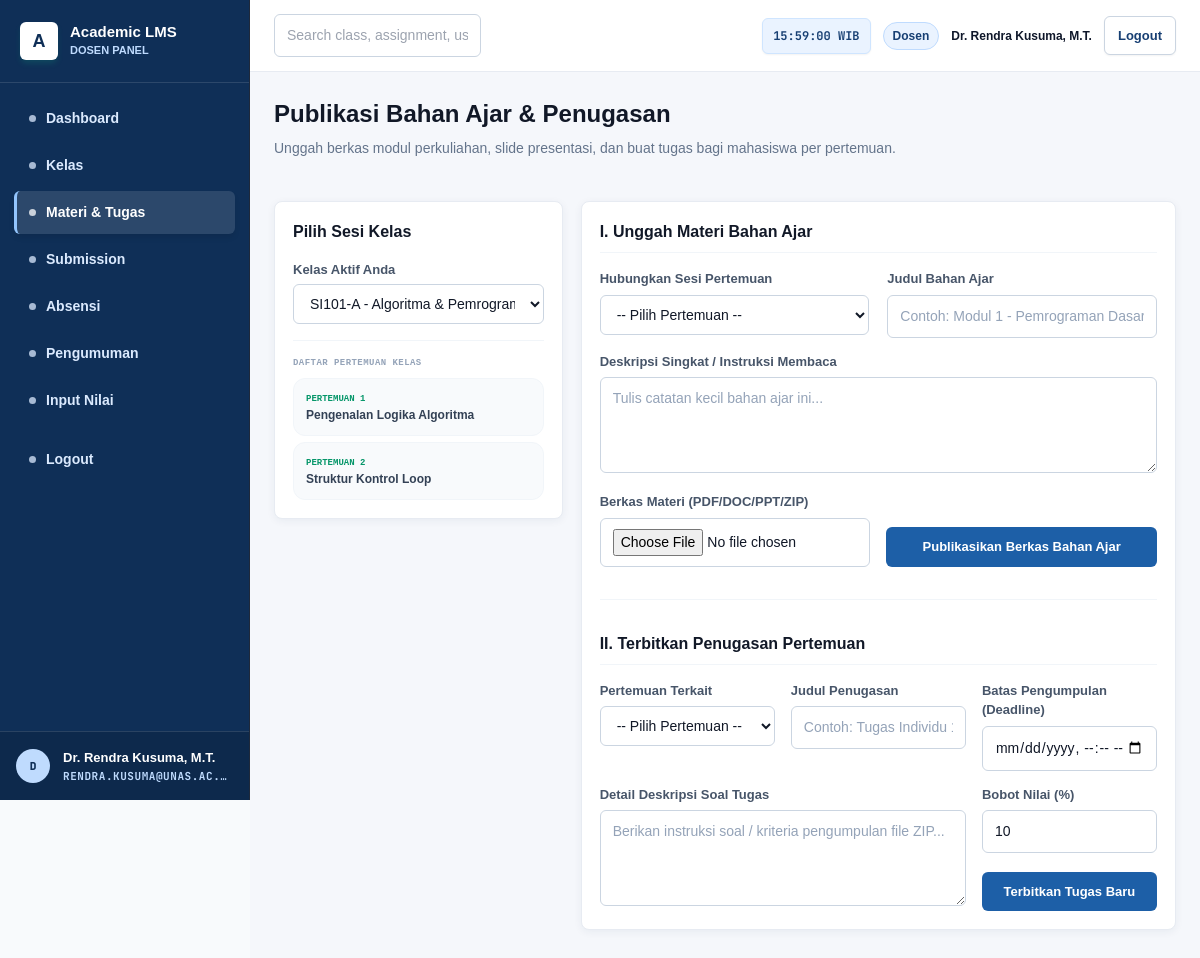
/dosen/materi_tugas.php?kelas_id=1 (signed in), run on the app's committed database.
### tables this page shows
CREATE TABLE IF NOT EXISTS pertemuan (
  id INT AUTO_INCREMENT PRIMARY KEY,
  kelas_id INT NOT NULL,
  nomor_pertemuan INT NOT NULL,
  judul_pertemuan VARCHAR(255),
  deskripsi TEXT,
  tanggal_pertemuan DATE,
  jam_mulai TIME,
  jam_selesai TIME,
  status ENUM('belum_dimulai', 'berlangsung', 'selesai') DEFAULT 'belum_dimulai',
  created_at TIMESTAMP DEFAULT CURRENT_TIMESTAMP,
  updated_at TIMESTAMP DEFAULT CURRENT_TIMESTAMP ON UPDATE CURRENT_TIMESTAMP,
  FOREIGN KEY (kelas_id) REFERENCES kelas(id) ON DELETE CASCADE,
  UNIQUE KEY unique_pertemuan (kelas_id, nomor_pertemuan),
  INDEX idx_tanggal (tanggal_pertemuan)
);

### config.php (called while the page is built, shortened)
<?php
function sanitizeInput($data) {
    return htmlspecialchars(trim($data), ENT_QUOTES, 'UTF-8');
}
?>

### dosen/materi_tugas.php (the view, shortened to what this page needs)
<?php
require_once __DIR__ . '/../auth/check_auth.php';
$dosen_id = $_SESSION['dosen_id'] ?? 0;
$kelas_id = sanitizeInput($_GET['kelas_id'] ?? '');
$stmtClasses = $pdo->prepare("
    SELECT k.id, k.kode_kelas, m.nama_matkul
    FROM kelas k
    JOIN matakuliah m ON k.matakuliah_id = m.id
    WHERE k.dosen_id = :dosen
");
$stmtClasses->execute(['dosen' => $dosen_id]);
$my_classes = $stmtClasses->fetchAll();
$sessions = [];
if (!empty($kelas_id)) {
    $stmtSess = $pdo->prepare("SELECT * FROM pertemuan WHERE kelas_id = :kelas_id ORDER BY nomor_pertemuan ASC");
    $stmtSess->execute(['kelas_id' => $kelas_id]);
    $sessions = $stmtSess->fetchAll();
}
?>
<!DOCTYPE html>
<html lang="id">
<head>
    <script src="https://cdn.tailwindcss.com"></script>
    <link rel="stylesheet" href="../assets/css/app.css">
</head>
<body class="bg-slate-50">
    <?php include __DIR__ . '/../components/sidebar.php'; ?>
    <div class="main-content">
        <?php include __DIR__ . '/../components/header.php'; ?>
        <main class="page-container">
            <div class="page-header">
                <div>
                    <h1 class="page-title">Publikasi Bahan Ajar & Penugasan</h1>
                    <p class="page-subtitle">Unggah berkas modul perkuliahan, slide presentasi, dan buat tugas bagi mahasiswa per pertemuan.</p>
                </div>
            </div>
            <div class="split-grid">
                <div class="card space-y-4">
                    <h3 class="card-title">Pilih Sesi Kelas</h3>
                    <form action="" method="GET">
                        <div>
                            <label class="form-label mb-1">Kelas Aktif Anda</label>
                            <select name="kelas_id" required onchange="this.form.submit()" class="form-input">
                                <?php foreach($my_classes as $myc): ?>
                                    <option value="<?= $myc['id'] ?>" <?= $kelas_id == $myc['id'] ? 'selected' : '' ?>><?= htmlspecialchars($myc['kode_kelas']) ?> - <?= htmlspecialchars($myc['nama_matkul']) ?></option>
                                <?php endforeach; ?>
                            </select>
                        </div>
                    </form>
                    <?php if (!empty($kelas_id)): ?>
                        <div class="pt-4 border-t border-slate-100">
                            <span class="text-slate-400 text-[9px] font-bold font-mono uppercase tracking-wider block mb-2">Daftar Pertemuan Kelas</span>
                            <div class="space-y-1.5 overflow-y-auto max-h-[300px]">
                                <?php foreach($sessions as $sess): ?>
                                    <div class="p-3 bg-slate-50 hover:bg-emerald-50/20 border border-slate-100 rounded-xl transition-all flex items-center justify-between text-xs font-semibold text-slate-700">
                                        <div>
                                            <span class="text-[9px] font-mono text-emerald-600 block">PERTEMUAN <?= $sess['nomor_pertemuan'] ?></span>
                                            <?= htmlspecialchars($sess['judul_pertemuan']) ?>
                                        </div>
                                    </div>
                                <?php endforeach; ?>
                            </div>
                        </div>
                    <?php endif; ?>
                </div>
                <div class="card col-span-2 flex-col-stack">
                    <?php if (empty($kelas_id)): ?>
                        <div class="h-64 flex flex-col items-center justify-center text-slate-400 text-center space-y-3">
                            <svg class="w-12 h-12 text-slate-300" fill="none" viewBox="0 0 24 24" stroke="currentColor">
                                <path stroke-linecap="round" stroke-linejoin="round" stroke-width="2" d="M9 13h6m-3-3v6m5 5H7a2 2 0 01-2-2V5a2 2 0 012-2h5.586a1 1 0 01.707.293l5.414 5.414a1 1 0 01.293.707V19a2 2 0 01-2 2z" />
                            </svg>
                            <span class="text-xs font-semibold">Silakan pilih salah satu kelas di panel kiri untuk membuat materi atau tugas.</span>
                        </div>
                    <?php else: ?>
                        <div>
                            <h3 class="card-title mb-4 pb-2 border-b border-slate-100">I. Unggah Materi Bahan Ajar</h3>
                            <form action="" method="POST" enctype="multipart/form-data" class="form-stack">
                                <div class="two-col-grid">
                                    <div>
                                        <label class="form-label">Hubungkan Sesi Pertemuan</label>
                                        <select name="pertemuan_id" required class="form-input">
                                            <option value="">-- Pilih Pertemuan --</option>
                                        </select>
                                    </div>
                                    <div>
                                        <label class="form-label">Judul Bahan Ajar</label>
                                        <input type="text" name="judul_materi" required placeholder="Contoh: Modul 1 - Pemrograman Dasar" class="form-input">
                                    </div>
                                </div>
                                <div>
                                    <label class="form-label">Deskripsi Singkat / Instruksi Membaca</label>
                                    <textarea name="deskripsi" placeholder="Tulis catatan kecil bahan ajar ini..." rows="2" class="form-input"></textarea>
                                </div>
                                <div class="two-col-grid-align-end">
                                    <div>
                                        <label class="form-label">Berkas Materi (PDF/DOC/PPT/ZIP)</label>
                                        <input type="file" name="file_materi" required class="form-input">
                                    </div>
                                    <div>
                                        <button type="submit" class="btn-primary btn-block">
                                            Publikasikan Berkas Bahan Ajar
                                        </button>
                                    </div>
                                </div>
                            </form>
                        </div>
                        <div class="pt-8 border-t border-slate-100">
                            <h3 class="card-title mb-4 pb-2 border-b border-slate-100">II. Terbitkan Penugasan Pertemuan</h3>
                            <form action="" method="POST" class="form-stack">
                                <div class="three-col-grid">
                                    <div>
                                        <label class="form-label">Pertemuan Terkait</label>
                                        <select name="pertemuan_id" required class="form-input">
                                            <option value="">-- Pilih Pertemuan --</option>
                                        </select>
                                    </div>
                                    <div>
                                        <label class="form-label">Judul Penugasan</label>
                                        <input type="text" name="judul_tugas" required placeholder="Contoh: Tugas Individu 1 - OOP" class="form-input">
                                    </div>
                                    <div>
                                        <label class="form-label">Batas Pengumpulan (Deadline)</label>
                                        <input type="datetime-local" name="tanggal_deadline" required class="form-input font-mono">
                                    </div>
                                </div>
                                <div class="three-col-grid-complex">
                                    <div class="col-span-2">
                                        <label class="form-label">Detail Deskripsi Soal Tugas</label>
                                        <textarea name="deskripsi" placeholder="Berikan instruksi soal / kriteria pengumpulan file ZIP..." rows="3" class="form-input"></textarea>
                                    </div>
                                    <div class="form-col-align-between">
                                        <div>
                                            <label class="form-label">Bobot Nilai (%)</label>
                                            <input type="number" name="bobot_nilai" required value="10" min="5" max="100" class="form-input font-mono">
                                        </div>
                                        <button type="submit" class="btn-primary btn-block">
                                            Terbitkan Tugas Baru
                                        </button>
                                    </div>
                                </div>
                            </form>
                        </div>
                    <?php endif; ?>
                </div>
            </div>
        </main>
    </div>
</body>
</html>

### data on the page
pertemuan: nomor_pertemuan "1", judul_pertemuan "Pengenalan Logika Algoritma"
pertemuan: nomor_pertemuan "2", judul_pertemuan "Struktur Kontrol Loop"

### other printed values
$current_role "DOSEN"
$item[0] "Dashboard"
$item[0] "Kelas"
$item[0] "Materi & Tugas"
$item[0] "Submission"
$item[0] "Absensi"
$item[0] "Pengumuman"
$item[0] "Input Nilai"
substr($_SESSION['nama_lengkap'] ?? 'U', 0, 1) "D"
$_SESSION['nama_lengkap'] "Dr. Rendra Kusuma, M.T."
$_SESSION['email'] "RENDRA.KUSUMA@UNAS.AC.…"
$current_role "Dosen"
$user_display_name "Dr. Rendra Kusuma, M.T."
form field kelas_id "SI101-A - Algoritma & Pemrograman"
